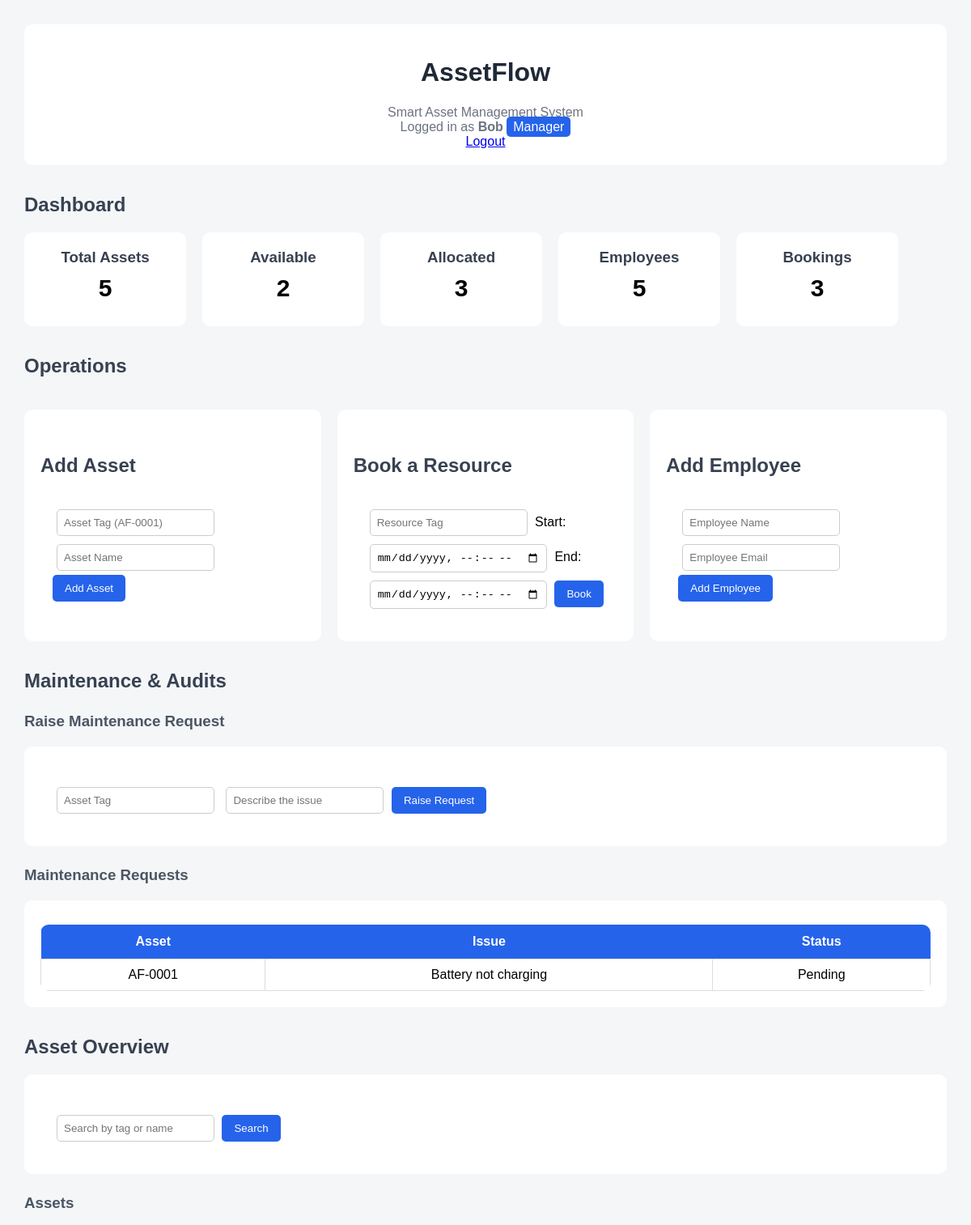
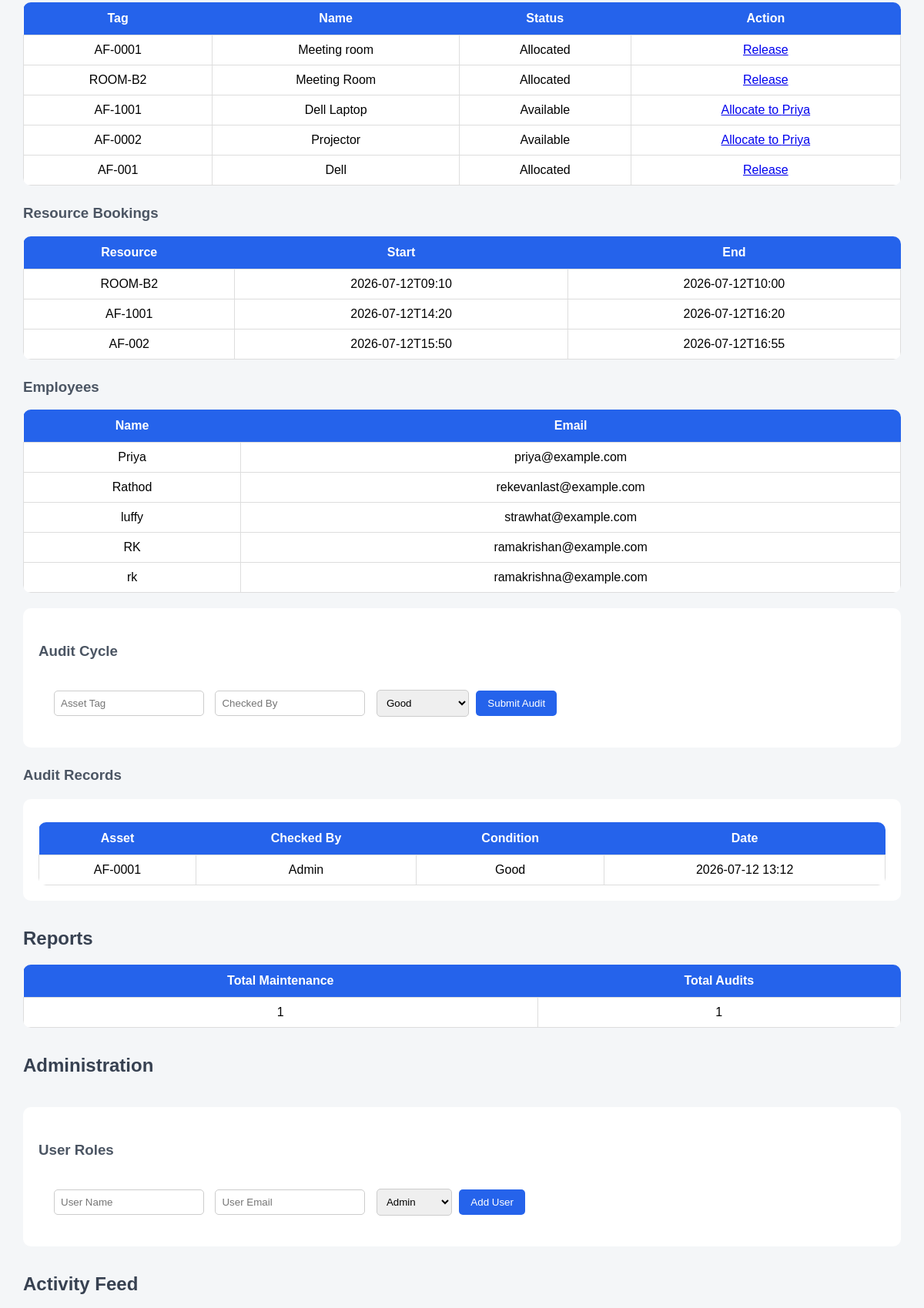
The page / (signed in, upper part) on the database its author committed (2 pictures, top to bottom).
### tables this page shows
CREATE TABLE maintenance_requests (
        id INTEGER PRIMARY KEY AUTOINCREMENT,
        asset_tag TEXT,
        issue TEXT,
        status TEXT
    );

CREATE TABLE assets (
        id INTEGER PRIMARY KEY AUTOINCREMENT,
        tag TEXT UNIQUE,
        name TEXT,
        status TEXT
    );

CREATE TABLE employees (
        id INTEGER PRIMARY KEY AUTOINCREMENT,
        name TEXT,
        email TEXT UNIQUE
    );

CREATE TABLE bookings (
        id INTEGER PRIMARY KEY AUTOINCREMENT,
        resource_tag TEXT,
        start_time TEXT,
        end_time TEXT
    );

CREATE TABLE audits (
        id INTEGER PRIMARY KEY AUTOINCREMENT,
        asset_tag TEXT,
        checked_by TEXT,
        condition TEXT,
        date TEXT
    );

### app.py (the view)
@app.route("/")
def home():
    if "user" not in session:
        return redirect("/login")
    conn = sqlite3.connect("assetflow.db")
    cur = conn.cursor()
    search = request.args.get("search", "")
    if search:
        cur.execute(
            "SELECT tag, name, status FROM assets WHERE tag LIKE ? OR name LIKE ?",
            (f"%{search}%", f"%{search}%")
        )
    else:
        cur.execute("SELECT tag, name, status FROM assets")
    assets = cur.fetchall()
    cur.execute("SELECT resource_tag, start_time, end_time FROM bookings")
    bookings = cur.fetchall()
    cur.execute("SELECT name, email FROM employees")
    employees = cur.fetchall()
    cur.execute("SELECT COUNT(*) FROM assets")
    total_assets = cur.fetchone()[0]
    cur.execute("SELECT COUNT(*) FROM assets WHERE status = 'Available'")
    available_assets = cur.fetchone()[0]
    cur.execute("SELECT COUNT(*) FROM assets WHERE status = 'Allocated'")
    allocated_assets = cur.fetchone()[0]
    cur.execute("SELECT COUNT(*) FROM employees")
    total_employees = cur.fetchone()[0]
    cur.execute("SELECT COUNT(*) FROM bookings")
    total_bookings = cur.fetchone()[0]
    cur.execute("SELECT COUNT(*) FROM maintenance_requests")
    total_maintenance = cur.fetchone()[0]
    cur.execute("SELECT COUNT(*) FROM audits")
    total_audits = cur.fetchone()[0]
    cur.execute("SELECT asset_tag, issue, status FROM maintenance_requests")
    maintenance_requests = cur.fetchall()
    cur.execute("SELECT message FROM notifications ORDER BY id DESC LIMIT 10")
    notifications = cur.fetchall()
    cur.execute("SELECT asset_tag, checked_by, condition, date FROM audits ORDER BY id DESC")
    audits = cur.fetchall()
    conn.close()
    return render_template(
        "index.html",
        assets=assets,
        bookings=bookings,
        employees=employees,
        total_assets=total_assets,
        available_assets=available_assets,
        allocated_assets=allocated_assets,
        total_employees=total_employees,
        total_bookings=total_bookings,
        maintenance_requests=maintenance_requests,
        notifications=notifications,
        audits=audits,
        total_maintenance=total_maintenance,
        total_audits=total_audits,
        search=search,
    )

### templates/index.html (shortened to what this page needs)
<!DOCTYPE html>
<html>
<head>
</head>
<body>
<div class="header">
    <h1>AssetFlow</h1>
    <p>Smart Asset Management System</p>
    <p>
    Logged in as <b>{{ session['user'] }}</b>
    <span style="background:#2563eb;color:white;padding:4px 8px;border-radius:5px;">
        {{ session['role'] }}
    </span>
    </p>
    <a href="/logout">Logout</a>
</div>
<h2>Dashboard</h2>
<div class="dashboard">
    <div class="card">
        <h3>Total Assets</h3>
        <p>{{ total_assets }}</p>
    </div>
    <div class="card">
        <h3>Available</h3>
        <p>{{ available_assets }}</p>
    </div>
    <div class="card">
        <h3>Allocated</h3>
        <p>{{ allocated_assets }}</p>
    </div>
    <div class="card">
        <h3>Employees</h3>
        <p>{{ total_employees }}</p>
    </div>
    <div class="card">
        <h3>Bookings</h3>
        <p>{{ total_bookings }}</p>
    </div>
</div>
    <h2>Operations</h2>
    <div class="form-grid">
    <div class="section">
    <h2>Add Asset</h2>
    <form action="/add_asset" method="post">
        <input type="text" name="tag" placeholder="Asset Tag (AF-0001)" required>
        <input type="text" name="name" placeholder="Asset Name" required>
        <button type="submit">Add Asset</button>
    </form>
    </div>
    <div class="section">
    <h2>Book a Resource</h2>
    <form action="/book" method="post">
    <input type="text" name="resource" placeholder="Resource Tag" required>
    <label>Start:</label>
    <input type="datetime-local" name="start" required>
    <label>End:</label>
    <input type="datetime-local" name="end" required>
    <button type="submit">Book</button>
    </form>
    </div>
<div class="section">
<h2>Add Employee</h2>
<form action="/add_employee" method="post">
    <input type="text" name="name" placeholder="Employee Name" required>
    <input type="email" name="email" placeholder="Employee Email" required>
    <button type="submit">Add Employee</button>
</form>
</div>
</div>
<h2>Maintenance & Audits</h2>
<h3>Raise Maintenance Request</h3>
<div class="section">
<form action="/raise_maintenance" method="post">
    <input type="text" name="asset_tag" placeholder="Asset Tag" required>
    <input type="text" name="issue" placeholder="Describe the issue" required>
    <button type="submit">Raise Request</button>
</form>
</div>
<h3>Maintenance Requests</h3>
<div class="section">
<table>
    <tr>
        <th>Asset</th>
        <th>Issue</th>
        <th>Status</th>
    </tr>
    {% for req in maintenance_requests %}
    <tr>
        <td>{{ req[0] }}</td>
        <td>{{ req[1] }}</td>
        <td>{{ req[2] }}</td>
    </tr>
    {% endfor %}
</table>
</div>
    <h2>Asset Overview</h2>
        <div class="section">
    <form method="get" action="/">
        <input type="text"
            name="search"
            placeholder="Search by tag or name"
            value="{{ search }}">
        <button type="submit">Search</button>
    </form>
    </div>
    <h3>Assets</h3>
    <table>
        <tr>
            <th>Tag</th>
            <th>Name</th>
            <th>Status</th>
            <th>Action</th>
        </tr>
        {% for asset in assets %}
        <tr>
            <td>{{ asset[0] }}</td>
            <td>{{ asset[1] }}</td>
            <td>{{ asset[2] }}</td>
<td>
    {% if asset[2] == "Available" %}
        {% if employees %}
            <a href="/allocate/{{ asset[0] }}/{{ employees[0][1] }}">
                Allocate to {{ employees[0][0] }}
            </a>
        {% else %}
            Add an employee first
        {% endif %}
    {% else %}
        <a href="/release/{{ asset[0] }}">Release</a>
    {% endif %}
</td>
        </tr>
        {% endfor %}
    </table>
    <h3>Resource Bookings</h3>
<table>
    <tr>
        <th>Resource</th>
        <th>Start</th>
        <th>End</th>
    </tr>
    {% for booking in bookings %}
    <tr>
        <td>{{ booking[0] }}</td>
        <td>{{ booking[1] }}</td>
        <td>{{ booking[2] }}</td>
    </tr>
    {% endfor %}
</table>
<h3>Employees</h3>
<table>
    <tr>
        <th>Name</th>
        <th>Email</th>
    </tr>
    {% for employee in employees %}
    <tr>
        <td>{{ employee[0] }}</td>
        <td>{{ employee[1] }}</td>
    </tr>
    {% endfor %}
</table>
<div class="section">
<h3>Audit Cycle</h3>
<form action="/audit" method="post">
    <input type="text" name="asset_tag" placeholder="Asset Tag" required>
    <input type="text" name="checked_by" placeholder="Checked By" required>
    <select name="condition">
        <option value="Good">Good</option>
    </select>
    <button type="submit">Submit Audit</button>
</form>
</div>
<h3>Audit Records</h3>
<div class="section">
<table>
<tr>
    <th>Asset</th>
    <th>Checked By</th>
    <th>Condition</th>
    <th>Date</th>
</tr>
{% for audit in audits %}
<tr>
    <td>{{ audit[0] }}</td>
    <td>{{ audit[1] }}</td>
    <td>{{ audit[2] }}</td>
    <td>{{ audit[3] }}</td>
</tr>
{% endfor %}
</table>
</div>
<h2>Reports</h2>
<table>
<tr>
    <th>Total Maintenance</th>
    <th>Total Audits</th>
</tr>
<tr>
    <td>{{ total_maintenance }}</td>
    <td>{{ total_audits }}</td>
</tr>
</table>
<h2>Administration</h2>
<div class="form-grid">
    <div class="section">
        <h3>User Roles</h3>
        <form action="/add_user" method="post">
            <input type="text" name="name" placeholder="User Name" required>
            <input type="email" name="email" placeholder="User Email" required>
            <select name="role">
                <option value="Admin">Admin</option>
            </select>
            <button type="submit">Add User</button>
        </form>
    </div>
</div>
   <h2>Activity Feed</h2>
</body>
</html>

### templates/index.html (style rules this page uses)
body { font-family: Arial, sans-serif; background-color: #f4f6f8; margin: 30px; }
h1 { text-align: center; color: #1f2937; }
h2 { color: #374151; margin-top: 35px; }
table { width: 100%; border-collapse: collapse; background: white; margin-top: 10px; }
th { background-color: #2563eb; color: white; padding: 12px; }
td { padding: 10px; border: 1px solid #ddd; text-align: center; }
form { background: white; padding: 15px; border-radius: 8px; margin-top: 10px; }
input, select { padding: 8px; margin: 5px; border: 1px solid #ccc; border-radius: 5px; }
button { background-color: #2563eb; color: white; border: none; padding: 9px 15px; border-radius: 5px; cursor: pointer; }
.dashboard { display: flex; gap: 20px; flex-wrap: wrap; }
.card { background: white; padding: 20px; width: 160px; border-radius: 10px; text-align: center; }
.card h3 { margin: 0; color: #374151; }
.card p { font-size: 30px; font-weight: bold; margin: 10px; }
.section { background: white; padding: 20px; border-radius: 10px; margin-top: 20px; }
table { border-radius: 10px; overflow: hidden; }
.header { background: white; padding: 20px; border-radius: 10px; text-align: center; margin-bottom: 20px; }
.header p { color: #6b7280; margin: 0; }
h3 { color: #4b5563; margin-top: 25px; }
.form-grid { display: grid; grid-template-columns: repeat(auto-fit, minmax(320px, 1fr)); gap: 20px; }

### rows shown on the page
maintenance_requests: asset_tag "AF-0001", issue "Battery not charging", status "Pending"
assets: tag "AF-0001", name "Meeting room", status "Allocated"
assets: tag "ROOM-B2", name "Meeting Room", status "Allocated"
assets: tag "AF-1001", name "Dell Laptop", status "Available"
employees: name "Priya", email "priya@example.com"
assets: tag "AF-0002", name "Projector", status "Available"
assets: tag "AF-001", name "Dell", status "Allocated"
bookings: resource_tag "ROOM-B2", start_time "2026-07-12T09:10", end_time "2026-07-12T10:00"
bookings: resource_tag "AF-1001", start_time "2026-07-12T14:20", end_time "2026-07-12T16:20"
bookings: resource_tag "AF-002", start_time "2026-07-12T15:50", end_time "2026-07-12T16:55"
employees: name "Rathod", email "rekevanlast@example.com"
employees: name "luffy", email "strawhat@example.com"
employees: name "RK", email "ramakrishan@example.com"
employees: name "rk", email "ramakrishna@example.com"
audits: asset_tag "AF-0001", checked_by "Admin", condition "Good", date "2026-07-12 13:12"

### other values the page prints
{{ session['user'] }} "Bob"
{{ session['role'] }} "Manager"
{{ total_assets }} "5"
{{ available_assets }} "2"
{{ allocated_assets }} "3"
{{ total_employees }} "5"
{{ total_bookings }} "3"
{{ total_maintenance }} "1"
{{ total_audits }} "1"
